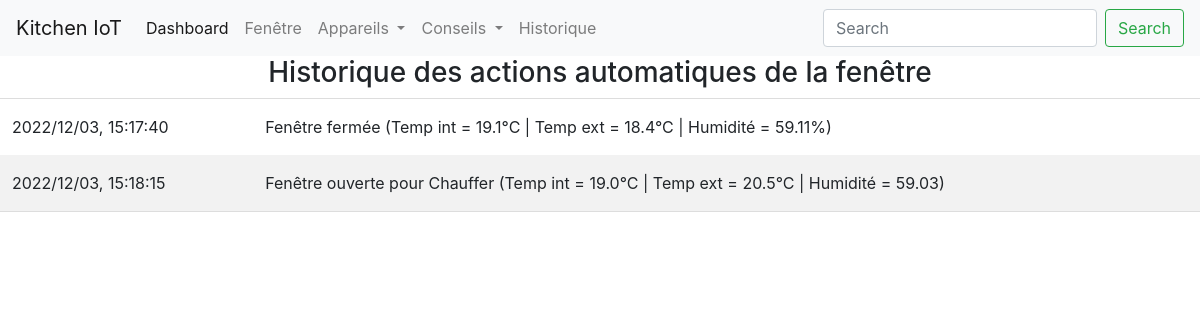
The page /window/ on the database its author committed.
### app/models.py (models this page shows, shortened)
class WindowLog(db.Model):
    __tablename__ = "window_log"
    id = db.Column(db.Integer, primary_key=True, autoincrement=True)
    action = db.Column(db.String, nullable=False)
    datetime = db.Column(db.DateTime, nullable=False)
    def get_serializable_action(self):
        return {"datetime":self.datetime.strftime("%Y/%m/%d, %H:%M:%S"), "action":self.action}

### app/routes.py (the view)
@app.route("/window/")
def window():
    with app.app_context():
        log = list(map(lambda x: x.get_serializable_action(), list(WindowLog.query.all())))
    return render_template("window/log.html", log=log)

### app/templates/window/log.html (shortened to what this page needs)
{% extends "index.html" %}
{% block content %}
<head>
    <link rel="stylesheet" href="{{url_for('static', filename='css/window.css')}}" />
</head>
<body>
<div class="main">
        <h3 style="text-align: center;">Historique des actions automatiques de la fenêtre</h3>
        <table id="window_log">
            {% for action in log %}
            <tr>
                <td>{{action["datetime"]}}</td>
                <td>{{action["action"]}}</td>
            </tr>
            {% endfor %}
        </table>
    </div>
</body>
{% endblock %}

### app/templates/index.html (shortened to what this page needs)
<!DOCTYPE html>
<html lang="en">
<head>
    <link rel="stylesheet" href="https://stackpath.bootstrapcdn.com/bootstrap/4.4.1/css/bootstrap.min.css"
>
</head>
<body>
    <nav class="navbar navbar-expand-lg navbar-light bg-light">
        <a class="navbar-brand" href="#">Kitchen IoT</a>
        <div class="collapse navbar-collapse" id="navbarSupportedContent">
            <ul class="navbar-nav mr-auto">
                <li class="nav-item active">
                    <a class="nav-link" href="/">Dashboard <span class="sr-only">(current)</span></a>
                </li>
                <li class="nav-item">
                <li class="nav-item">
                    <a class="nav-link" href="/window">Fenêtre</a>
                </li>
                <li class="nav-item dropdown">
                    <a class="nav-link dropdown-toggle" href="#" id="navbarDropdown" role="button" data-toggle="dropdown"
                       aria-haspopup="true" aria-expanded="false">
                        Appareils
                    </a>
                </li>
                <li class="nav-item dropdown">
                    <a class="nav-link dropdown-toggle" href="#" id="navbarDropdown" role="button" data-toggle="dropdown"
                       aria-haspopup="true" aria-expanded="false">
                        Conseils
                    </a>
                </li>
                <li class="nav-item">
                    <a class="nav-link " href="/energy_history">Historique</a>
                </li>
            </ul>
            <form class="form-inline my-2 my-lg-0">
                <input class="form-control mr-sm-2" type="search" placeholder="Search" aria-label="Search">
                <button class="btn btn-outline-success my-2 my-sm-0" type="submit">Search</button>
            </form>
        </div>
    </nav>
    {% block content %}
    {% endblock %}
</body>

### app/static/css/window.css (style rules this page uses)
* { box-sizing: border-box; }
.main { margin-left:-5px; margin-right:-5px; }
table { border-collapse: collapse; border-spacing: 0; width: 100%; border: 1px solid #ddd; }
th, td { text-align: left; padding: 16px; }
tr:nth-child(even) { background-color: #f2f2f2; }

### rows shown on the page
WindowLog: datetime "2022/12/03, 15:17:40", action "Fenêtre fermée (Temp int = 19.1°C | Temp ext = 18.4°C | Humidité = 59.11%)"
WindowLog: datetime "2022/12/03, 15:18:15", action "Fenêtre ouverte pour Chauffer (Temp int = 19.0°C | Temp ext = 20.5°C | Humidité = 59.03)"
